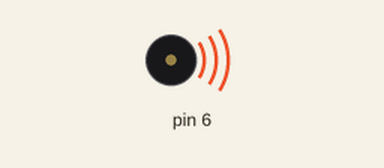
Simulated run of this sketch. Board: Arduino Uno, built with avr-gcc and run on an emulated ATmega328P. Parts: buzzer (waves = sounding).

Above: at 0.3 s.
Timing chart, 0 to 3.0 s (numbered marks = the images above):
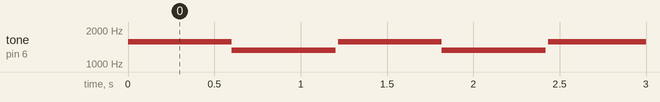

The sketch:

buzzer.ino
```cpp
#include <Arduino_FreeRTOS.h>
//#include <semphr.h>

#define MAX_LENGTH 100

typedef struct {
  unsigned int soundData[17][2];
  unsigned int length;
  unsigned int tempo;
}Music;

#define L 330
#define M 440
#define H 550

Music panorama;

int length = 2;
int tempo = 600;

//unsigned int panoramaSoundData[18][2] = {{L,1},{H,1},{M,1},{L,1},{H,1},{M,1},{L,1},{H,1},{L,1},{M,2},{0,1},{M,1},{L,1},{H,1},{M,1},{L,1},{H,1},{M,2}};
#define BTN_PIN 2
TaskHandle_t music_task;

unsigned int soundData[2][2] = {{1568,1},{1319,1}};

void button_check_func(void* args){
  //車道が青の場合に限り、ボタンの状態チェックを行う。押された瞬間(HIGH->LOW->LOW)を検出する
  bool    last_btn_state = HIGH;
  bool current_btn_state = HIGH;

  while(1){
    current_btn_state = digitalRead(BTN_PIN);
    if(current_btn_state == LOW && last_btn_state == HIGH){
      vTaskDelay(1);
      current_btn_state = digitalRead(BTN_PIN);
      if(current_btn_state == LOW){
          last_btn_state = LOW;
          xTaskNotifyGive(music_task);
        }
      }
    last_btn_state = current_btn_state;
    vTaskDelay(1);
  }
}

void music(void* args){
  while(1){
    for(int i = 0; i < 2; i ++){
      if(soundData[i][0] == 0){
        noTone(6);
      }else{
        tone(6, soundData[i][0]);
      }
      //途中中止をイベントフラグで実装
      if(ulTaskNotifyTake(pdTRUE, pdMS_TO_TICKS(soundData[i][1]*tempo))!=0){break;}
    }
    noTone(6);
    vTaskDelay(1);
  }
}

void setup() {
  // put your setup code here, to run once:
  xTaskCreate(music, "MUSIC", 128, 1, NULL, &music_task);
  //xTaskCreate(button_check_func, "BTN", 128, 1, NULL, NULL);
  vTaskStartScheduler();
}

void loop() {
  // put your main code here, to run repeatedly:

}
```

Measured:
- by itself, tone on pin 6: repeats every 1.2 s: 1319 Hz 0.60 s, silent 0.02 s, 1568 Hz 0.60 s
